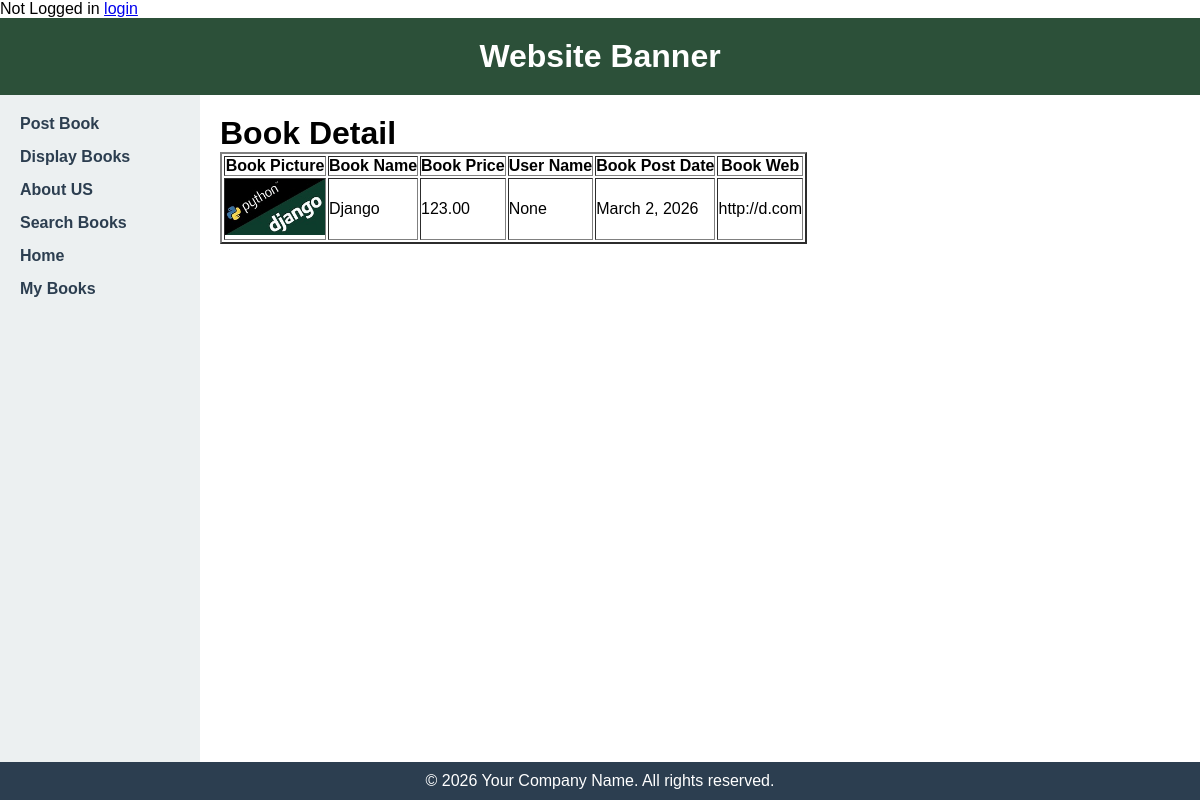
Page /book_detail/1 on the committed database.
### bookMng/models.py (models this page shows, shortened)
class MainMenu(models.Model):
    item = models.CharField(max_length=300, unique=True)
    link = models.CharField(max_length=300, unique=True)

class Book(models.Model):
    name = models.CharField(max_length=200)
    web = models.URLField(max_length=300)
    price = models.DecimalField(decimal_places=2, max_digits=8)
    publishdate = models.DateField(auto_now=True)
    picture = models.FileField(upload_to='bookEx/static/uploads')
    pic_path = models.CharField(max_length=300, editable=False, blank=True)
    username = models.ForeignKey(User, blank=True, null=True, on_delete=models.CASCADE)

### bookMng/views.py (the view)
# urls.py: path('book_detail/<int:book_id>', views.book_detail, name='book_detail'),
def book_detail(request, book_id):
    book = Book.objects.get(id=book_id)
    book.pic_path = book.picture.url[14:]
    if request.user.is_authenticated:
        is_favorite = Favorite.objects.filter(user=request.user, book = book).exists()
    else:
        is_favorite = False
    return render(request,
                  'bookMng/book_detail.html',
                  {
                      'item_list': MainMenu.objects.all(),
                      'book': book,
                      'is_favorite': is_favorite,
                  })

### bookEx/templates/bookMng/book_detail.html (shortened to what this page needs)
{% extends "base.html" %}
{% load static %}
{% block sidenav %}
   {% for item in item_list %}
      <li>
        <a href="{{ item.link }}">  {{ item.item }} </a>
      </li>
   {% endfor %}
{% endblock sidenav %}
{% block content %}
   <h1>Book Detail</h1>
   <table border="2" >
      <tr>
          <th>
              Book Picture
          </th>
          <th>
              Book Name
          </th>
          <th>
              Book Price
          </th>
          <th>
              User Name
          </th>
          <th>
              Book Post Date
          </th>
          <th>
              Book Web
          </th>
      </tr>
       <tr>
           <td>
           <img src="{% static book.pic_path %}" width="100" />
         </td>
         <td>
            {{ book.name }}
         </td>
         <td>
            {{ book.price }}
         </td>
          <td>
            {{ book.username }}
         </td>
           <td>
            {{ book.publishdate }}
         </td>
           <td>
               {{ book.web }}
           </td>
      </tr>
   </table>
{% endblock content %}

### bookEx/static/main.css (style rules this page uses)
* { margin: 0; padding: 0; box-sizing: border-box; }
body { font-family: Arial, sans-serif; min-height: 100vh; display: flex; flex-direction: column; }
.sidebar li { margin-bottom: 15px; }
.sidebar a { text-decoration: none; color: #2c3e50; font-weight: bold; }

### rows in the picture
MainMenu: item "Post Book"
MainMenu: item "Display Books"
MainMenu: item "About US"
MainMenu: item "Search Books"
MainMenu: item "Home"
MainMenu: item "My Books"
Book: name "Django", price "123.00", username "None", publishdate "March 2, 2026", web "http://d.com"
